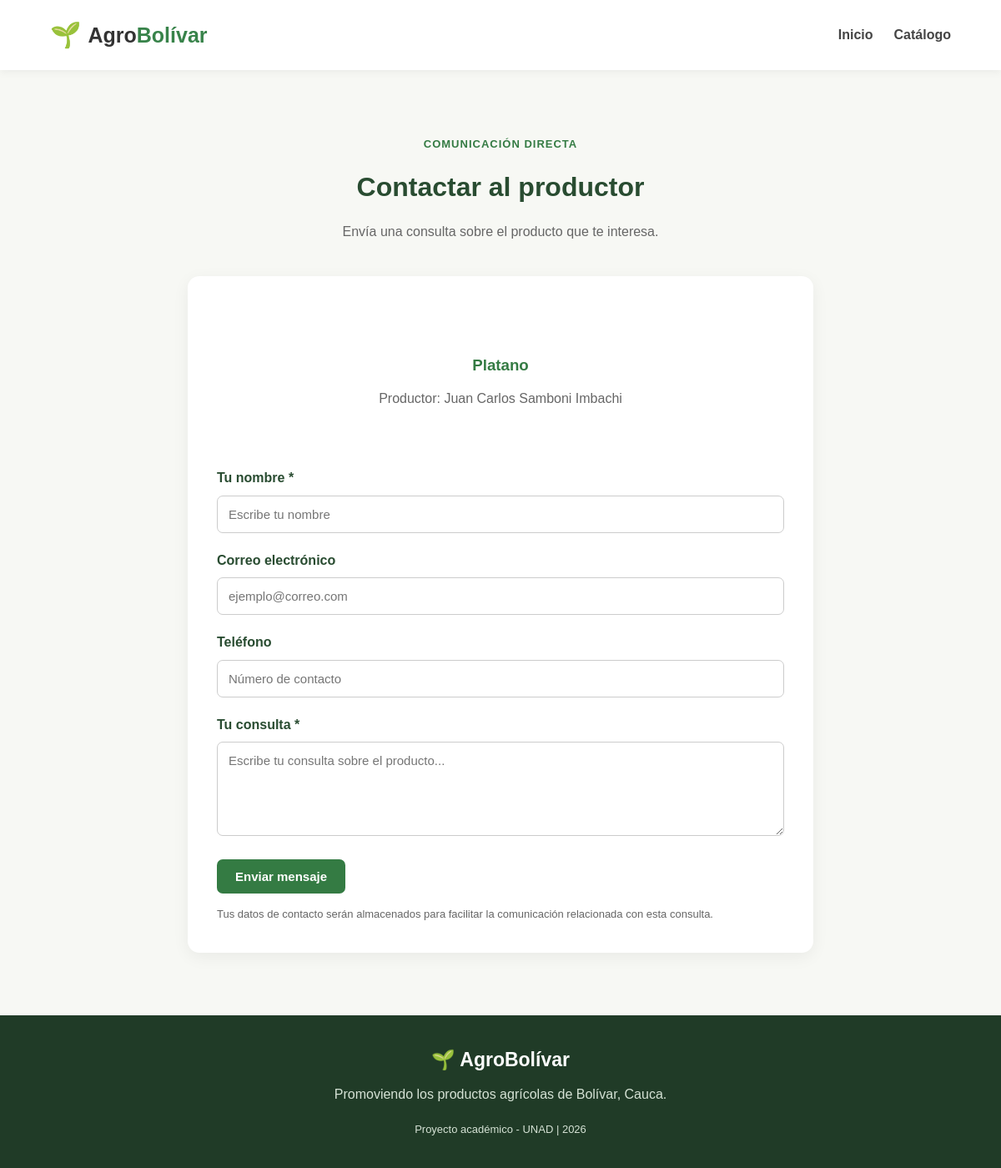
Screenshot of /contactar.php?id=2 with the database file from the repository.
### tables this page shows
CREATE TABLE `productos` (
  `id_producto` int(11) NOT NULL,
  `id_productor` int(11) NOT NULL,
  `nombre_producto` varchar(100) NOT NULL,
  `categoria` varchar(80) DEFAULT NULL,
  `descripcion` text DEFAULT NULL,
  `precio` decimal(10,2) DEFAULT NULL,
  `disponibilidad` varchar(50) DEFAULT NULL,
  `imagen` varchar(255) DEFAULT NULL,
  `fecha_publicacion` timestamp NULL DEFAULT current_timestamp()
);

CREATE TABLE `productores` (
  `id_productor` int(11) NOT NULL,
  `nombres` varchar(100) NOT NULL,
  `apellidos` varchar(100) NOT NULL,
  `telefono` varchar(20) NOT NULL,
  `correo` varchar(100) DEFAULT NULL,
  `vereda` varchar(100) DEFAULT NULL,
  `descripcion` text DEFAULT NULL,
  `fecha_registro` timestamp NULL DEFAULT current_timestamp(),
  `contrasena` varchar(255) DEFAULT NULL
);

### contactar.php (the view, shortened to what this page needs)
<?php
require_once __DIR__ . "/config/conexion.php";
$id_producto = filter_input(INPUT_GET, "id", FILTER_VALIDATE_INT);
$consultaProducto = $conexion->prepare(
    "SELECT p.id_producto, p.nombre_producto,
            pr.id_productor, pr.nombres, pr.apellidos
     FROM productos p
     INNER JOIN productores pr
     ON p.id_productor = pr.id_productor
     WHERE p.id_producto = ?"
);
$consultaProducto->bind_param("i", $id_producto);
$consultaProducto->execute();
$resultadoProducto = $consultaProducto->get_result();
$producto = $resultadoProducto->fetch_assoc();
?>
<!DOCTYPE html>
<html lang="es">
<head>
    <link rel="stylesheet" href="css/estilos.css">
</head>
<body>
<header class="encabezado">
    <div class="contenedor navegacion">
        <a href="index.php" class="logo">
            <span class="logo-icono">🌱</span>
            <span>Agro<span class="logo-verde">Bolívar</span></span>
        </a>
        <nav class="menu">
            <a href="index.php">Inicio</a>
            <a href="catalogo.php">Catálogo</a>
        </nav>
    </div>
</header>
<main class="seccion">
    <div class="contenedor">
        <div class="titulo-seccion">
            <span class="etiqueta">COMUNICACIÓN DIRECTA</span>
            <h2>Contactar al productor</h2>
            <p>
                Envía una consulta sobre el producto que te interesa.
            </p>
        </div>
        <form class="formulario-productor" method="POST" action="">
            <div class="productos-mensaje" style="margin-bottom:25px;">
                <h3>
                    <?php echo htmlspecialchars($producto["nombre_producto"]); ?>
                </h3>
                <p>
                    Productor:
                    <?php echo htmlspecialchars(
                        $producto["nombres"] . " " . $producto["apellidos"]
                    ); ?>
                </p>
            </div>
            <div class="campo-formulario">
                <label for="nombre_visitante">Tu nombre *</label>
                <input type="text" id="nombre_visitante"
                       name="nombre_visitante" required
                       placeholder="Escribe tu nombre">
            </div>
            <div class="campo-formulario">
                <label for="correo_visitante">Correo electrónico</label>
                <input type="email" id="correo_visitante"
                       name="correo_visitante"
                       placeholder="ejemplo@correo.com">
            </div>
            <div class="campo-formulario">
                <label for="telefono_visitante">Teléfono</label>
                <input type="tel" id="telefono_visitante"
                       name="telefono_visitante"
                       placeholder="Número de contacto">
            </div>
            <div class="campo-formulario">
                <label for="mensaje">Tu consulta *</label>
                <textarea id="mensaje" name="mensaje"
                          rows="5" required
                          placeholder="Escribe tu consulta sobre el producto..."></textarea>
            </div>
            <button type="submit" class="boton boton-principal">
                Enviar mensaje
            </button>
            <p style="margin-top:15px; font-size:13px; color:#666;">
                Tus datos de contacto serán almacenados para facilitar
                la comunicación relacionada con esta consulta.
            </p>
        </form>
    </div>
</main>
<footer class="pie-pagina">
    <div class="contenedor">
        <h3>🌱 AgroBolívar</h3>
        <p>Promoviendo los productos agrícolas de Bolívar, Cauca.</p>
        <p class="derechos">Proyecto académico - UNAD | 2026</p>
    </div>
</footer>
</body>
</html>

### css/estilos.css (style rules this page uses)
* { margin: 0; padding: 0; box-sizing: border-box; }
html { scroll-behavior: smooth; }
body { font-family: Arial, sans-serif; background-color: #f7f8f4; color: #333; line-height: 1.6; }
.contenedor { width: 90%; max-width: 1150px; margin: auto; }
a { text-decoration: none; }
.encabezado { background: white; padding: 18px 0; box-shadow: 0 2px 10px rgba(0,0,0,0.06); }
.navegacion { display: flex; justify-content: space-between; align-items: center; gap: 20px; }
.logo { display: flex; align-items: center; gap: 8px; color: #333; font-size: 25px; font-weight: bold; }
.logo-verde { color: #38834a; }
.logo-icono { font-size: 30px; }
.menu { display: flex; gap: 25px; }
.menu a { color: #444; font-weight: 600; }
.boton { display: inline-block; padding: 12px 22px; border-radius: 7px; font-weight: bold; transition: 0.3s; }
.boton-menu, .boton-principal { background: #347b43; color: white; }
.etiqueta { display: inline-block; color: #347b43; font-size: 13px; font-weight: bold; letter-spacing: 1px; margin-bottom: 15px; }
.seccion { padding: 75px 0; }
.titulo-seccion { text-align: center; max-width: 750px; margin: 0 auto 40px; }
.titulo-seccion h2 { font-size: 32px; color: #294c31; margin-bottom: 15px; }
.titulo-seccion p { color: #666; }
.productos-mensaje { background: white; padding: 45px 25px; border-radius: 14px; text-align: center; max-width: 750px; margin: auto; }
.productos-mensaje h3 { color: #347b43; margin: 12px 0; }
.productos-mensaje p { color: #666; }
.pie-pagina { background: #203b27; color: white; padding: 35px 0; text-align: center; }
.pie-pagina h3 { font-size: 23px; margin-bottom: 10px; }
.pie-pagina p { color: #d5e2d5; }
.derechos { margin-top: 20px; font-size: 13px; }
.formulario-productor { background: white; max-width: 750px; margin: auto; padding: 35px; border-radius: 14px; box-shadow: 0 5px 20px rgba(0,0,0,0.06); }
.campo-formulario { margin-bottom: 20px; }
.campo-formulario label { display: block; margin-bottom: 8px; font-weight: bold; color: #294c31; }
.campo-formulario input, .campo-formulario textarea { width: 100%; padding: 13px; border: 1px solid #ccc; border-radius: 7px; font-size: 15px; font-family: Arial, sans-serif; }
.formulario-productor button { border: none; cursor: pointer; font-size: 15px; }

### rows the page displays
productos: nombre_producto "Platano", id_productor.apellidos "Juan Carlos Samboni Imbachi"
